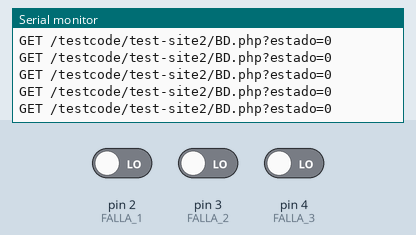
This sketch was run on a simulated Arduino Uno, built with avr-gcc and run on an emulated ATmega328P. Parts: the last lines printed to the serial monitor. The test bench sets the inputs (shaded band); at power-on: pin 2 (FALLA_1) LOW, pin 3 (FALLA_2) LOW, pin 4 (FALLA_3) LOW. WiFi joins after 1.5 s; servers stay silent unless stated.

Above: at 1.2 s.
1.3 s: pin 2 (FALLA_1) driven HIGH
At 1.42 s:
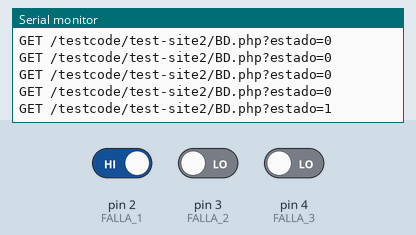
4.3 s: pin 3 (FALLA_2) driven HIGH
At 4.39 s:
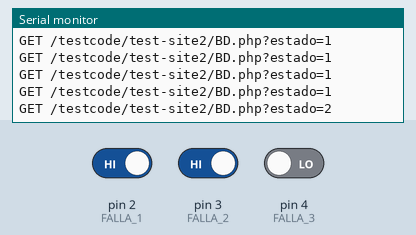
7.3 s: pin 4 (FALLA_3) driven HIGH
At 7.45 s:
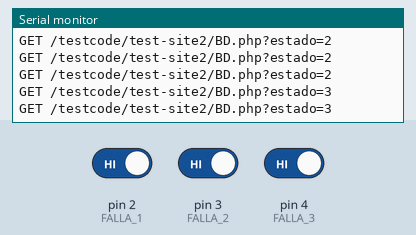
Timing chart, 0 to 10.3 s (numbered marks = the images above; inputs shaded):
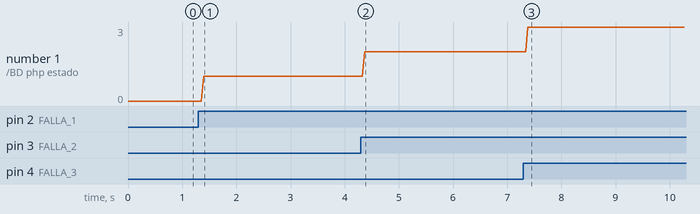

The sketch:

connect.ino
```cpp
#include <SPI.h>
#include <Ethernet.h>

//Ponemos la dirección MAC e IP que queremos que use nuestro Arduino para conectarse al Router
byte mac[] = { 0xDE, 0xAD, 0xBE, 0xEF, 0xFE, 0xED };
IPAddress ip(192,168,1, 177);

//Definimos que el puerto HTTP sera el 80
EthernetServer server(82);
EthernetClient client;

int estado;

void setup() {
//Iniciar la conexión de red y serie
Ethernet.begin(mac, ip);
server.begin();
Serial.begin(9600);

  // put your setup code here, to run once:
pinMode(1, INPUT);  //EN MARCHA
pinMode(2, INPUT);  //FALLA 1
pinMode(3, INPUT);  //FALLA 2
pinMode(4, INPUT);  //FALLA 3
}

void loop() {
  if (digitalRead(1) == HIGH){
estado = 0;
  }
  if (digitalRead(2) == HIGH){
estado = 1;
  }
  if (digitalRead(3) == HIGH){
estado = 2;
  }
  if (digitalRead(4) == HIGH){
estado = 3;
  }
      Serial.print("GET /testcode/test-site2/BD.php?estado=");
    client.print("GET /testcode/test-site2/BD.php?estado=");     //YOUR URL
    Serial.println(estado);
    client.print(estado);
}
```

Measured:
- after the input at 1.3 s, the serial monitor: prints a new line after 0.10 s (image 1)
- after the input at 4.3 s, the serial monitor: prints a new line after 0.07 s (image 2)
- after the input at 7.3 s, the serial monitor: prints a new line after 0.08 s (image 3)
- plotted number 1: 0 → 1 after the input at 1.3 s, 2 → 3 after the input at 7.3 s
